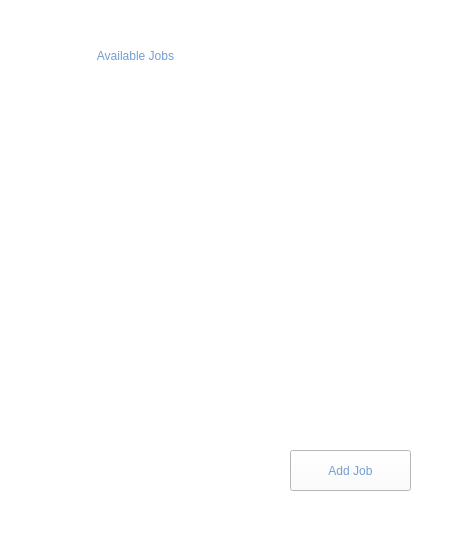
<?xml version="1.0" encoding="UTF-8"?>
<ui version="4.0">
 <class>jobForm</class>
 <widget class="QWidget" name="jobForm">
  <property name="geometry">
   <rect>
    <x>0</x>
    <y>0</y>
    <width>461</width>
    <height>538</height>
   </rect>
  </property>
  <property name="windowTitle">
   <string>Form</string>
  </property>
  <property name="styleSheet">
   <string notr="true">background-color: rgb(255, 255, 255);</string>
  </property>
  <widget class="QWidget" name="verticalLayoutWidget">
   <property name="geometry">
    <rect>
     <x>40</x>
     <y>90</y>
     <width>371</width>
     <height>341</height>
    </rect>
   </property>
   <layout class="QVBoxLayout" name="verticalLayout"/>
  </widget>
  <widget class="QLabel" name="label">
   <property name="geometry">
    <rect>
     <x>40</x>
     <y>30</y>
     <width>191</width>
     <height>51</height>
    </rect>
   </property>
   <property name="styleSheet">
    <string notr="true">font: 20pt &quot;Ubuntu&quot;;
color: rgb(114, 159, 207);</string>
   </property>
   <property name="frameShadow">
    <enum>QFrame::Plain</enum>
   </property>
   <property name="text">
    <string>Available Jobs</string>
   </property>
   <property name="alignment">
    <set>Qt::AlignCenter</set>
   </property>
  </widget>
  <widget class="QPushButton" name="pushButton">
   <property name="geometry">
    <rect>
     <x>290</x>
     <y>450</y>
     <width>121</width>
     <height>41</height>
    </rect>
   </property>
   <property name="styleSheet">
    <string notr="true">color: rgb(114, 159, 207);
font: 16pt &quot;Ubuntu&quot;;</string>
   </property>
   <property name="text">
    <string>Add Job</string>
   </property>
  </widget>
 </widget>
 <resources/>
 <connections/>
</ui>
